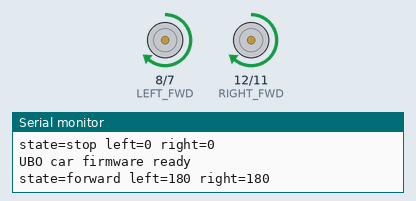
This sketch was run on a simulated Arduino Uno, built with avr-gcc and run on an emulated ATmega328P. On the bench: motor-driver pin pairs drawn as motors (green arrow = first pin HIGH = forward, orange = second pin HIGH = backward, longer = more drive, scaled by the enable pin), the last lines printed to the serial monitor.

Above: at 0.7 s.
At 1.9 s:
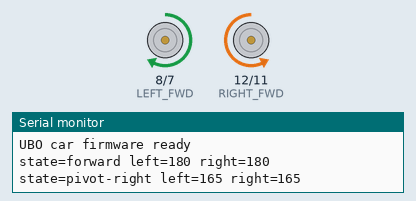
At 3.9 s:
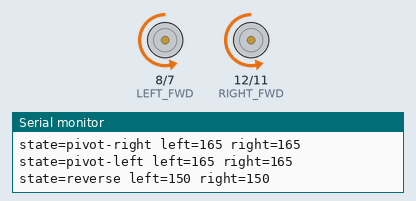
At 5.1 s:
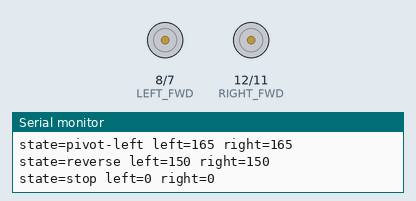
Timing chart, 0 to 7.4 s (numbered marks = the images above):
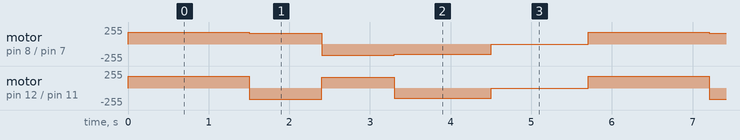

Measured:
- by itself, motor on pin 8 (LEFT_FWD) / pin 7 (LEFT_REV): repeats every 5.7 s: forward 165/255 0.90 s, backward 165/255 0.90 s, backward 150/255 1.2 s, stopped 1.2 s, forward 180/255 1.5 s
- by itself, motor on pin 12 (RIGHT_FWD) / pin 11 (RIGHT_REV): repeats every 5.7 s: backward 165/255 0.90 s, forward 165/255 0.90 s, backward 150/255 1.2 s, stopped 1.2 s, forward 180/255 1.5 s

The sketch:

robot_car_drive.ino
```cpp
const int LEFT_PWM = 5;
const int LEFT_FWD = 8;
const int LEFT_REV = 7;

const int RIGHT_PWM = 6;
const int RIGHT_FWD = 12;
const int RIGHT_REV = 11;

void setup() {
  Serial.begin(115200);

  pinMode(LEFT_PWM, OUTPUT);
  pinMode(LEFT_FWD, OUTPUT);
  pinMode(LEFT_REV, OUTPUT);
  pinMode(RIGHT_PWM, OUTPUT);
  pinMode(RIGHT_FWD, OUTPUT);
  pinMode(RIGHT_REV, OUTPUT);

  stopRobot();
  Serial.println("UBO car firmware ready");
}

void loop() {
  driveForward(180);
  delay(1500);

  pivotRight(165);
  delay(900);

  pivotLeft(165);
  delay(900);

  driveBackward(150);
  delay(1200);

  stopRobot();
  delay(1200);
}

void driveForward(int speed) {
  setLeftMotor(true, speed);
  setRightMotor(true, speed);
  logState("forward", speed, speed);
}

void driveBackward(int speed) {
  setLeftMotor(false, speed);
  setRightMotor(false, speed);
  logState("reverse", speed, speed);
}

void pivotRight(int speed) {
  setLeftMotor(true, speed);
  setRightMotor(false, speed);
  logState("pivot-right", speed, speed);
}

void pivotLeft(int speed) {
  setLeftMotor(false, speed);
  setRightMotor(true, speed);
  logState("pivot-left", speed, speed);
}

void stopRobot() {
  digitalWrite(LEFT_FWD, LOW);
  digitalWrite(LEFT_REV, LOW);
  digitalWrite(RIGHT_FWD, LOW);
  digitalWrite(RIGHT_REV, LOW);
  analogWrite(LEFT_PWM, 0);
  analogWrite(RIGHT_PWM, 0);
  logState("stop", 0, 0);
}

void setLeftMotor(bool forward, int speed) {
  digitalWrite(LEFT_FWD, forward ? HIGH : LOW);
  digitalWrite(LEFT_REV, forward ? LOW : HIGH);
  analogWrite(LEFT_PWM, clampSpeed(speed));
}

void setRightMotor(bool forward, int speed) {
  digitalWrite(RIGHT_FWD, forward ? HIGH : LOW);
  digitalWrite(RIGHT_REV, forward ? LOW : HIGH);
  analogWrite(RIGHT_PWM, clampSpeed(speed));
}

int clampSpeed(int speed) {
  return constrain(speed, 0, 255);
}

void logState(const char* state, int leftSpeed, int rightSpeed) {
  Serial.print("state=");
  Serial.print(state);
  Serial.print(" left=");
  Serial.print(leftSpeed);
  Serial.print(" right=");
  Serial.println(rightSpeed);
}
```
